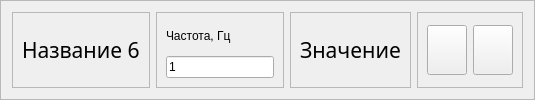
            <widget class="QFrame" name="frame_29">
             <property name="frameShape">
              <enum>QFrame::StyledPanel</enum>
             </property>
             <property name="frameShadow">
              <enum>QFrame::Raised</enum>
             </property>
             <layout class="QHBoxLayout" name="horizontalLayout_23">
              <item>
               <widget class="QFrame" name="frame_43">
                <property name="frameShape">
                 <enum>QFrame::StyledPanel</enum>
                </property>
                <property name="frameShadow">
                 <enum>QFrame::Raised</enum>
                </property>
                <layout class="QVBoxLayout" name="verticalLayout_13">
                 <item>
                  <widget class="QLabel" name="label_name_6">
                   <property name="font">
                    <font>
                     <family>OpenSans-Regular</family>
                     <pointsize>16</pointsize>
                    </font>
                   </property>
                   <property name="text">
                    <string>Название 6</string>
                   </property>
                  </widget>
                 </item>
                </layout>
               </widget>
              </item>
              <item>
               <widget class="QFrame" name="frame_44">
                <property name="maximumSize">
                 <size>
                  <width>150</width>
                  <height>16777215</height>
                 </size>
                </property>
                <property name="frameShape">
                 <enum>QFrame::StyledPanel</enum>
                </property>
                <property name="frameShadow">
                 <enum>QFrame::Raised</enum>
                </property>
                <layout class="QVBoxLayout" name="verticalLayout_21">
                 <item>
                  <widget class="QLabel" name="label_38">
                   <property name="text">
                    <string>Частота, Гц</string>
                   </property>
                  </widget>
                 </item>
                 <item>
                  <widget class="QLineEdit" name="lineEdit_hz_6">
                   <property name="text">
                    <string>1</string>
                   </property>
                  </widget>
                 </item>
                </layout>
               </widget>
              </item>
              <item>
               <widget class="QFrame" name="frame_45">
                <property name="frameShape">
                 <enum>QFrame::StyledPanel</enum>
                </property>
                <property name="frameShadow">
                 <enum>QFrame::Raised</enum>
                </property>
                <layout class="QVBoxLayout" name="verticalLayout_29">
                 <item>
                  <widget class="QLabel" name="label_value_6">
                   <property name="font">
                    <font>
                     <family>OpenSans-Regular</family>
                     <pointsize>16</pointsize>
                    </font>
                   </property>
                   <property name="text">
                    <string>Значение</string>
                   </property>
                  </widget>
                 </item>
                </layout>
               </widget>
              </item>
              <item>
               <widget class="QFrame" name="frame_46">
                <property name="frameShape">
                 <enum>QFrame::StyledPanel</enum>
                </property>
                <property name="frameShadow">
                 <enum>QFrame::Raised</enum>
                </property>
                <layout class="QHBoxLayout" name="horizontalLayout_31">
                 <item>
                  <widget class="QPushButton" name="btn_start_6">
                   <property name="maximumSize">
                    <size>
                     <width>50</width>
                     <height>50</height>
                    </size>
                   </property>
                   <property name="text">
                    <string/>
                   </property>
                   <property name="icon">
                    <iconset resource="resources.qrc">
                     <normaloff>:/icons/icons/play_circle_FILL0_wght400_GRAD0_opsz48.svg</normaloff>:/icons/icons/play_circle_FILL0_wght400_GRAD0_opsz48.svg</iconset>
                   </property>
                   <property name="iconSize">
                    <size>
                     <width>40</width>
                     <height>40</height>
                    </size>
                   </property>
                  </widget>
                 </item>
                 <item>
                  <widget class="QPushButton" name="btn_stop_6">
                   <property name="maximumSize">
                    <size>
                     <width>50</width>
                     <height>50</height>
                    </size>
                   </property>
                   <property name="text">
                    <string/>
                   </property>
                   <property name="icon">
                    <iconset resource="resources.qrc">
                     <normaloff>:/icons/icons/stop_circle_FILL0_wght400_GRAD0_opsz48.svg</normaloff>:/icons/icons/stop_circle_FILL0_wght400_GRAD0_opsz48.svg</iconset>
                   </property>
                   <property name="iconSize">
                    <size>
                     <width>40</width>
                     <height>40</height>
                    </size>
                   </property>
                  </widget>
                 </item>
                </layout>
               </widget>
              </item>
             </layout>
            </widget>
